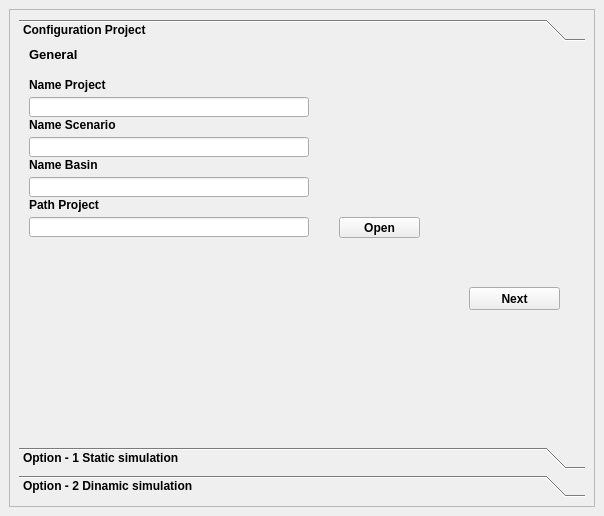
<?xml version="1.0" encoding="UTF-8"?>
<ui version="4.0">
 <class>siga_step_05_SimDockWidgetBase</class>
 <widget class="QDockWidget" name="siga_step_05_SimDockWidgetBase">
  <property name="geometry">
   <rect>
    <x>0</x>
    <y>0</y>
    <width>604</width>
    <height>516</height>
   </rect>
  </property>
  <property name="windowTitle">
   <string>siga_step_05_Sim</string>
  </property>
  <widget class="QWidget" name="dockWidgetContents">
   <layout class="QVBoxLayout" name="verticalLayout">
    <item>
     <layout class="QVBoxLayout" name="verticalLayout_2">
      <item>
       <widget class="QScrollArea" name="scrollArea">
        <property name="widgetResizable">
         <bool>true</bool>
        </property>
        <widget class="QWidget" name="scrollAreaWidgetContents">
         <property name="geometry">
          <rect>
           <x>0</x>
           <y>0</y>
           <width>578</width>
           <height>464</height>
          </rect>
         </property>
         <layout class="QVBoxLayout" name="verticalLayout_3">
          <item>
           <widget class="QToolBox" name="toolBox">
            <property name="font">
             <font>
              <weight>75</weight>
              <bold>true</bold>
             </font>
            </property>
            <property name="currentIndex">
             <number>0</number>
            </property>
            <widget class="QWidget" name="Step1">
             <property name="geometry">
              <rect>
               <x>0</x>
               <y>0</y>
               <width>556</width>
               <height>349</height>
              </rect>
             </property>
             <attribute name="label">
              <string>Configuration Project</string>
             </attribute>
             <widget class="QLabel" name="label_5">
              <property name="geometry">
               <rect>
                <x>10</x>
                <y>110</y>
                <width>121</width>
                <height>16</height>
               </rect>
              </property>
              <property name="text">
               <string>&lt;html&gt;&lt;head/&gt;&lt;body&gt;&lt;p&gt;Name Basin&lt;/p&gt;&lt;/body&gt;&lt;/html&gt;</string>
              </property>
             </widget>
             <widget class="QLineEdit" name="output_path">
              <property name="geometry">
               <rect>
                <x>10</x>
                <y>170</y>
                <width>280</width>
                <height>20</height>
               </rect>
              </property>
             </widget>
             <widget class="QLineEdit" name="name_project">
              <property name="geometry">
               <rect>
                <x>10</x>
                <y>50</y>
                <width>280</width>
                <height>20</height>
               </rect>
              </property>
             </widget>
             <widget class="QPushButton" name="select_output">
              <property name="geometry">
               <rect>
                <x>320</x>
                <y>170</y>
                <width>81</width>
                <height>21</height>
               </rect>
              </property>
              <property name="text">
               <string>Open</string>
              </property>
             </widget>
             <widget class="QLabel" name="label_3">
              <property name="geometry">
               <rect>
                <x>10</x>
                <y>0</y>
                <width>121</width>
                <height>16</height>
               </rect>
              </property>
              <property name="text">
               <string>&lt;html&gt;&lt;head/&gt;&lt;body&gt;&lt;p&gt;&lt;span style=&quot; font-size:10pt;&quot;&gt;General&lt;/span&gt;&lt;/p&gt;&lt;/body&gt;&lt;/html&gt;</string>
              </property>
             </widget>
             <widget class="QLabel" name="label_4">
              <property name="geometry">
               <rect>
                <x>10</x>
                <y>70</y>
                <width>121</width>
                <height>16</height>
               </rect>
              </property>
              <property name="text">
               <string>&lt;html&gt;&lt;head/&gt;&lt;body&gt;&lt;p&gt;Name Scenario&lt;/p&gt;&lt;/body&gt;&lt;/html&gt;</string>
              </property>
             </widget>
             <widget class="QPushButton" name="Button_Step_s1">
              <property name="geometry">
               <rect>
                <x>450</x>
                <y>240</y>
                <width>91</width>
                <height>23</height>
               </rect>
              </property>
              <property name="text">
               <string>Next</string>
              </property>
             </widget>
             <widget class="QLabel" name="label">
              <property name="geometry">
               <rect>
                <x>10</x>
                <y>30</y>
                <width>121</width>
                <height>16</height>
               </rect>
              </property>
              <property name="text">
               <string>&lt;html&gt;&lt;head/&gt;&lt;body&gt;&lt;p&gt;Name Project&lt;/p&gt;&lt;/body&gt;&lt;/html&gt;</string>
              </property>
             </widget>
             <widget class="QLineEdit" name="name_scenario">
              <property name="geometry">
               <rect>
                <x>10</x>
                <y>90</y>
                <width>280</width>
                <height>20</height>
               </rect>
              </property>
             </widget>
             <widget class="QLineEdit" name="Name_Basin">
              <property name="geometry">
               <rect>
                <x>10</x>
                <y>130</y>
                <width>280</width>
                <height>20</height>
               </rect>
              </property>
             </widget>
             <widget class="QLabel" name="label_2">
              <property name="geometry">
               <rect>
                <x>10</x>
                <y>150</y>
                <width>121</width>
                <height>16</height>
               </rect>
              </property>
              <property name="text">
               <string>&lt;html&gt;&lt;head/&gt;&lt;body&gt;&lt;p&gt;Path Project&lt;/p&gt;&lt;/body&gt;&lt;/html&gt;</string>
              </property>
             </widget>
            </widget>
            <widget class="QWidget" name="step2">
             <property name="geometry">
              <rect>
               <x>0</x>
               <y>0</y>
               <width>556</width>
               <height>349</height>
              </rect>
             </property>
             <attribute name="label">
              <string>Option - 1 Static simulation</string>
             </attribute>
             <widget class="QPushButton" name="Create_folder_NbS">
              <property name="geometry">
               <rect>
                <x>350</x>
                <y>30</y>
                <width>141</width>
                <height>21</height>
               </rect>
              </property>
              <property name="text">
               <string>Create Folder Simulation</string>
              </property>
             </widget>
             <widget class="QLabel" name="label_42">
              <property name="geometry">
               <rect>
                <x>10</x>
                <y>60</y>
                <width>131</width>
                <height>16</height>
               </rect>
              </property>
              <property name="text">
               <string>&lt;html&gt;&lt;head/&gt;&lt;body&gt;&lt;p&gt;¿ the LULC changes ?&lt;/p&gt;&lt;/body&gt;&lt;/html&gt;</string>
              </property>
             </widget>
             <widget class="QLabel" name="label_45">
              <property name="geometry">
               <rect>
                <x>10</x>
                <y>180</y>
                <width>141</width>
                <height>16</height>
               </rect>
              </property>
              <property name="text">
               <string>&lt;html&gt;&lt;head/&gt;&lt;body&gt;&lt;p&gt;End Date:&lt;/p&gt;&lt;/body&gt;&lt;/html&gt;</string>
              </property>
             </widget>
             <widget class="QPushButton" name="Run_Simulation_NbS">
              <property name="geometry">
               <rect>
                <x>10</x>
                <y>280</y>
                <width>111</width>
                <height>28</height>
               </rect>
              </property>
              <property name="text">
               <string>Start Simulation</string>
              </property>
             </widget>
             <widget class="QLineEdit" name="name_scenario_Nbs">
              <property name="geometry">
               <rect>
                <x>10</x>
                <y>30</y>
                <width>171</width>
                <height>20</height>
               </rect>
              </property>
             </widget>
             <widget class="QPushButton" name="Button_Step_s3">
              <property name="geometry">
               <rect>
                <x>460</x>
                <y>290</y>
                <width>81</width>
                <height>21</height>
               </rect>
              </property>
              <property name="text">
               <string>Next</string>
              </property>
             </widget>
             <widget class="QLineEdit" name="LULC_PATH">
              <property name="geometry">
               <rect>
                <x>10</x>
                <y>110</y>
                <width>181</width>
                <height>20</height>
               </rect>
              </property>
             </widget>
             <widget class="QPushButton" name="select_LULC">
              <property name="geometry">
               <rect>
                <x>230</x>
                <y>110</y>
                <width>81</width>
                <height>21</height>
               </rect>
              </property>
              <property name="text">
               <string>Open</string>
              </property>
             </widget>
             <widget class="QLabel" name="label_44">
              <property name="geometry">
               <rect>
                <x>10</x>
                <y>0</y>
                <width>171</width>
                <height>16</height>
               </rect>
              </property>
              <property name="text">
               <string>&lt;html&gt;&lt;head/&gt;&lt;body&gt;&lt;p&gt;Name New Scenario - Simulation&lt;/p&gt;&lt;/body&gt;&lt;/html&gt;</string>
              </property>
             </widget>
             <widget class="QPushButton" name="Create_File_Exe">
              <property name="geometry">
               <rect>
                <x>350</x>
                <y>250</y>
                <width>141</width>
                <height>21</height>
               </rect>
              </property>
              <property name="text">
               <string>Create File - Step 3</string>
              </property>
             </widget>
             <widget class="QDateEdit" name="start_date_s_nbs">
              <property name="geometry">
               <rect>
                <x>100</x>
                <y>150</y>
                <width>110</width>
                <height>22</height>
               </rect>
              </property>
              <property name="currentSection">
               <enum>QDateTimeEdit::YearSection</enum>
              </property>
              <property name="displayFormat">
               <string>yyyy/MM/d</string>
              </property>
              <property name="calendarPopup">
               <bool>true</bool>
              </property>
              <property name="timeSpec">
               <enum>Qt::LocalTime</enum>
              </property>
             </widget>
             <widget class="QDateEdit" name="end_date_s_nbs">
              <property name="geometry">
               <rect>
                <x>100</x>
                <y>180</y>
                <width>110</width>
                <height>22</height>
               </rect>
              </property>
              <property name="currentSection">
               <enum>QDateTimeEdit::YearSection</enum>
              </property>
              <property name="displayFormat">
               <string>yyyy/MM/d</string>
              </property>
              <property name="calendarPopup">
               <bool>true</bool>
              </property>
              <property name="timeSpec">
               <enum>Qt::LocalTime</enum>
              </property>
             </widget>
             <widget class="QLabel" name="label_57">
              <property name="geometry">
               <rect>
                <x>10</x>
                <y>230</y>
                <width>161</width>
                <height>16</height>
               </rect>
              </property>
              <property name="text">
               <string>&lt;html&gt;&lt;head/&gt;&lt;body&gt;&lt;p&gt;Execution file name&lt;/p&gt;&lt;/body&gt;&lt;/html&gt;</string>
              </property>
             </widget>
             <widget class="QPushButton" name="Create_new_Lulc">
              <property name="geometry">
               <rect>
                <x>350</x>
                <y>110</y>
                <width>141</width>
                <height>21</height>
               </rect>
              </property>
              <property name="text">
               <string>Export New LULC</string>
              </property>
             </widget>
             <widget class="QLabel" name="label_56">
              <property name="geometry">
               <rect>
                <x>10</x>
                <y>150</y>
                <width>141</width>
                <height>16</height>
               </rect>
              </property>
              <property name="text">
               <string>&lt;html&gt;&lt;head/&gt;&lt;body&gt;&lt;p&gt;Start Date:&lt;/p&gt;&lt;/body&gt;&lt;/html&gt;</string>
              </property>
             </widget>
             <widget class="QLineEdit" name="name_Execution_Nbs">
              <property name="geometry">
               <rect>
                <x>10</x>
                <y>250</y>
                <width>201</width>
                <height>20</height>
               </rect>
              </property>
             </widget>
             <widget class="QRadioButton" name="Yes">
              <property name="geometry">
               <rect>
                <x>150</x>
                <y>60</y>
                <width>95</width>
                <height>20</height>
               </rect>
              </property>
              <property name="text">
               <string>Yes</string>
              </property>
             </widget>
             <widget class="QRadioButton" name="no">
              <property name="geometry">
               <rect>
                <x>200</x>
                <y>60</y>
                <width>95</width>
                <height>20</height>
               </rect>
              </property>
              <property name="text">
               <string>No</string>
              </property>
             </widget>
             <widget class="QLabel" name="label_43">
              <property name="geometry">
               <rect>
                <x>10</x>
                <y>90</y>
                <width>121</width>
                <height>16</height>
               </rect>
              </property>
              <property name="text">
               <string>&lt;html&gt;&lt;head/&gt;&lt;body&gt;&lt;p&gt;Upload new LULC&lt;/p&gt;&lt;/body&gt;&lt;/html&gt;</string>
              </property>
             </widget>
             <widget class="QLineEdit" name="name_calibration_file">
              <property name="geometry">
               <rect>
                <x>290</x>
                <y>180</y>
                <width>201</width>
                <height>20</height>
               </rect>
              </property>
             </widget>
             <widget class="QLabel" name="label_31">
              <property name="geometry">
               <rect>
                <x>290</x>
                <y>160</y>
                <width>161</width>
                <height>16</height>
               </rect>
              </property>
              <property name="text">
               <string>&lt;html&gt;&lt;head/&gt;&lt;body&gt;&lt;p&gt;&lt;span style=&quot; font-size:8pt;&quot;&gt;Calibration file name&lt;/span&gt;&lt;/p&gt;&lt;/body&gt;&lt;/html&gt;</string>
              </property>
             </widget>
            </widget>
            <widget class="QWidget" name="page">
             <property name="geometry">
              <rect>
               <x>0</x>
               <y>0</y>
               <width>556</width>
               <height>349</height>
              </rect>
             </property>
             <attribute name="label">
              <string>Option - 2 Dinamic simulation</string>
             </attribute>
            </widget>
           </widget>
          </item>
         </layout>
        </widget>
       </widget>
      </item>
     </layout>
    </item>
   </layout>
  </widget>
 </widget>
 <resources/>
 <connections/>
</ui>
